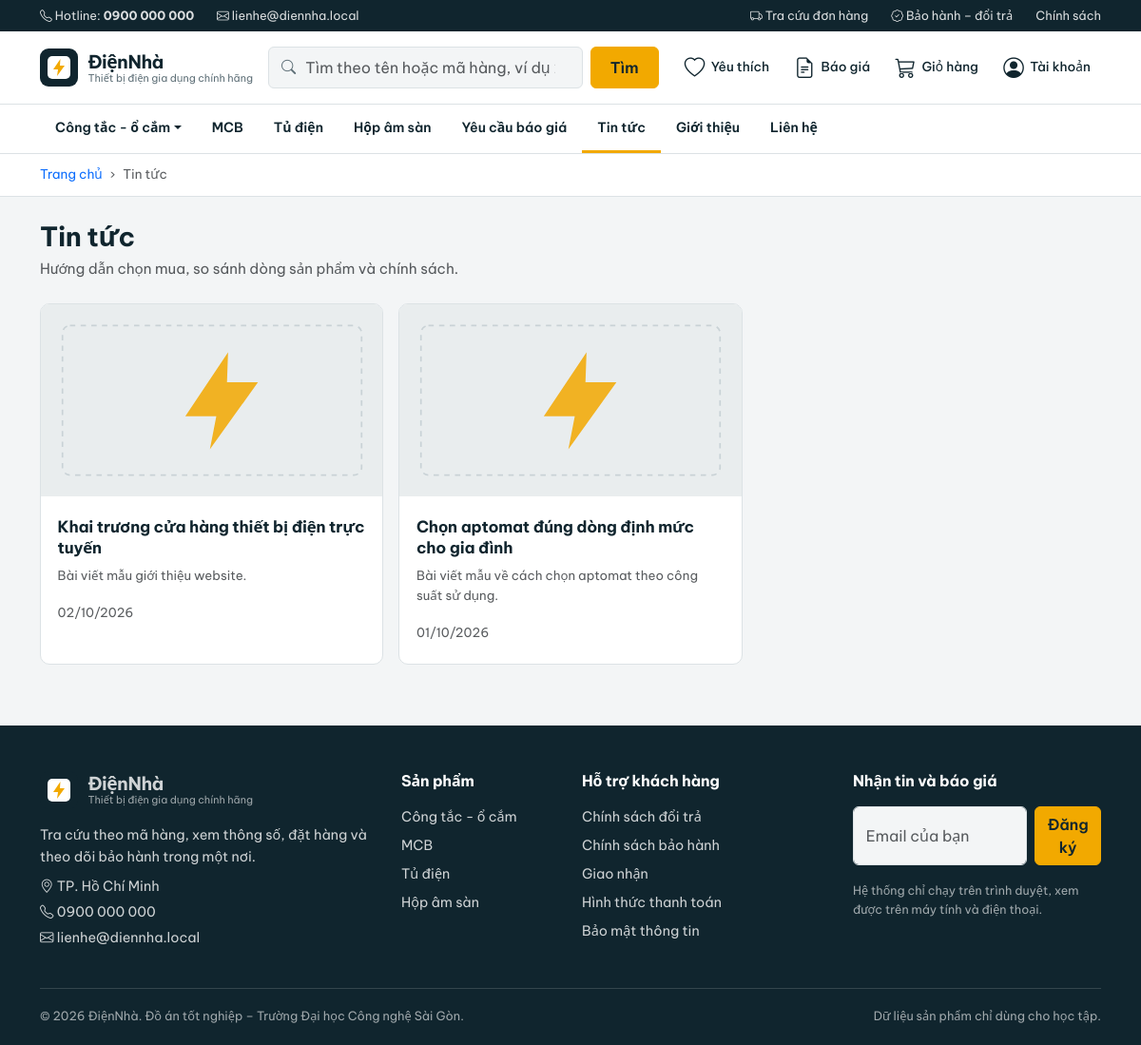
The app's page /tin-tuc.php with its own data.
### tables this page shows
CREATE TABLE DANHMUC (
  MaDM    INT AUTO_INCREMENT PRIMARY KEY,
  TenDM   VARCHAR(100) NOT NULL,
  MaDMCha INT NULL,
  CONSTRAINT FK_DANHMUC_Cha FOREIGN KEY (MaDMCha) REFERENCES DANHMUC(MaDM)
);

CREATE TABLE TINTUC (
  MaTin     INT AUTO_INCREMENT PRIMARY KEY,
  MaND      INT NOT NULL,
  TieuDe    VARCHAR(200) NOT NULL,
  NoiDung   TEXT NOT NULL,
  NgayDang  DATETIME NOT NULL DEFAULT CURRENT_TIMESTAMP,
  TrangThai TINYINT(1) NOT NULL DEFAULT 1,
  CONSTRAINT FK_TINTUC_NGUOIDUNG FOREIGN KEY (MaND) REFERENCES NGUOIDUNG(MaND)
);

### includes/helpers.php (called while the page is built, shortened)
<?php
function e($value): string
{
    return htmlspecialchars((string) $value, ENT_QUOTES, 'UTF-8');
}
function url(string $path = ''): string
{
    return BASE_URL . '/' . ltrim($path, '/');
}
function asset(string $path): string
{
    return BASE_URL . '/assets/' . ltrim($path, '/');
}
function is_active(string $current, string $key): string
{
    return $current === $key ? ' active' : '';
}

### includes/auth.php (called while the page is built, shortened)
<?php
function auth_user(bool $refresh = false): ?array
{
    static $loaded = false, $user = null;
    if ($loaded && !$refresh) {
        return $user;
    }
    $loaded = true;
    $user   = null;
    $id = (int) ($_SESSION['uid'] ?? 0);
    if ($id <= 0) {
        return null;
    }
    $row = db_one(
        'SELECT n.MaND, n.HoTen, n.Email, n.SoDienThoai, n.TrangThai, n.MatKhauBam, v.TenVT
           FROM NGUOIDUNG n JOIN VAITRO v ON v.MaVT = n.MaVT
          WHERE n.MaND = ?',
        [$id]
    );
    $role = $row ? (AUTH_ROLE_CODES[$row['TenVT']] ?? '') : '';
    unset($row['MatKhauBam']);
    $row['role'] = $role;
    $user = $row;
    return $user;
}

### includes/db.php (called while the page is built, shortened)
<?php
function db(): PDO
{
    static $pdo = null;
    if ($pdo instanceof PDO) {
        return $pdo;
    }
    $dsn = sprintf('mysql:host=%s;dbname=%s;charset=%s', DB_HOST, DB_NAME, DB_CHARSET);
    $offset = (new DateTime('now', new DateTimeZone(date_default_timezone_get())))->format('P');
    try {
        $pdo = new PDO($dsn, DB_USER, DB_PASS, [
            PDO::ATTR_ERRMODE            => PDO::ERRMODE_EXCEPTION,
            PDO::ATTR_DEFAULT_FETCH_MODE => PDO::FETCH_ASSOC,
            PDO::ATTR_EMULATE_PREPARES   => false,
            PDO::MYSQL_ATTR_INIT_COMMAND => "SET NAMES utf8mb4 COLLATE utf8mb4_unicode_ci, time_zone = '" . $offset . "'",
        ]);
    } catch (PDOException $ex) {
        http_response_code(500);
        error_log('[DB] ' . $ex->getMessage());
        exit('Không kết nối được cơ sở dữ liệu. Hãy bật MySQL trong WampServer, import database/schema.sql '
           . 'và kiểm tra DB_* trong config/config.php.');
    }
    return $pdo;
}
function db_all(string $sql, array $params = []): array
{
    $st = db()->prepare($sql);
    $st->execute($params);
    return $st->fetchAll();
}
function db_val(string $sql, array $params = [])
{
    $st = db()->prepare($sql);
    $st->execute($params);
    $v = $st->fetchColumn();
    return $v === false ? null : $v;
}

### includes/shop.php (called while the page is built, shortened)
<?php
function shop_categories(): array
{
    static $cache = null;
    if ($cache !== null) {
        return $cache;
    }
    $rows = db_all(
        'SELECT d.MaDM, d.TenDM, d.MaDMCha,
                (SELECT COUNT(*) FROM SANPHAM s WHERE s.TrangThai = 1 AND s.MaDM = d.MaDM) AS Dem
           FROM DANHMUC d ORDER BY d.MaDM'
    );
    $roots = [];
    $children = [];
    foreach ($rows as $r) {
        if ($r['MaDMCha'] === null) {
            $roots[(int) $r['MaDM']] = ['id' => (int) $r['MaDM'], 'name' => $r['TenDM'], 'own' => (int) $r['Dem'], 'children' => []];
        } else {
            $children[] = $r;
        }
    }
    foreach ($children as $c) {
        $pid = (int) $c['MaDMCha'];
        if (isset($roots[$pid])) {
            $roots[$pid]['children'][] = ['id' => (int) $c['MaDM'], 'name' => $c['TenDM'], 'count' => (int) $c['Dem']];
        }
    }
    $i = 0;
    $cache = [];
    foreach ($roots as $r) {
        $count = $r['own'];
        foreach ($r['children'] as $c) {
            $count += $c['count'];
        }
        $cache[] = [
            'id'       => $r['id'],
            'name'     => $r['name'],
            'icon'     => SHOP_CATEGORY_ICONS[$i % count(SHOP_CATEGORY_ICONS)],
            'count'    => $count,
            'children' => $r['children'],
        ];
        $i++;
    }
    return $cache;
}
function shop_series(): array
{
    static $cache = null;
    if ($cache === null) {
        $cache = array_map(
            static fn($r) => ['id' => (int) $r['MaDong'], 'name' => $r['TenDong'], 'brand' => SHOP_BRAND],
            db_all('SELECT MaDong, TenDong FROM DONGSANPHAM ORDER BY TenDong')
        );
    }
    return $cache;
}
function news_base_sql(): string
{
    return 'SELECT t.MaTin, t.TieuDe, t.NoiDung, t.NgayDang, t.TrangThai, u.HoTen
              FROM TINTUC t JOIN NGUOIDUNG u ON u.MaND = t.MaND';
}
function news_list(int $page = 1, int $perPage = 9): array
{
    $total = (int) db_val('SELECT COUNT(*) FROM TINTUC WHERE TrangThai = 1');
    $pages = max(1, (int) ceil($total / $perPage));
    $page  = min(max(1, $page), $pages);
    $rows  = db_all(
        news_base_sql() . ' WHERE t.TrangThai = 1 ORDER BY t.NgayDang DESC, t.MaTin DESC LIMIT '
        . (int) $perPage . ' OFFSET ' . (int) (($page - 1) * $perPage)
    );
    return ['rows' => array_map('news_row', $rows), 'total' => $total, 'page' => $page, 'pages' => $pages];
}

### tin-tuc.php (the view, shortened to what this page needs)
<?php
$list = news_list(max(1, (int) ($_GET['trang'] ?? 1)));
page_begin('Tin tức', ['Tin tức' => null], 'tin-tuc');
?>
<div class="container">
    <?php if (!$list['rows']): ?>
    <p class="text-muted py-4">Chưa có bài viết nào.</p>
    <?php else: ?>
    <div class="row g-3">
        <?php foreach ($list['rows'] as $n): ?>
        <div class="col-md-6 col-lg-4"><article class="news-card">
            <a href="<?= url('tin-tuc-chi-tiet.php?id=' . $n['id']) ?>"><img src="<?= asset('images/placeholder-news.svg') ?>" alt="" loading="lazy"></a>
            <div class="body"><h3><a href="<?= url('tin-tuc-chi-tiet.php?id=' . $n['id']) ?>"><?= e($n['title']) ?></a></h3><p class="text-muted small"><?= e($n['summary']) ?></p><span class="small text-muted"><?= e($n['date']) ?></span></div>
        </article></div>
        <?php endforeach; ?>
    </div>
    <?php endif; ?>
</div>
<?php page_end(); ?>

### includes/header.php (shortened to what this page needs)
<?php
$cartCount     = cart_count();
$wishCount     = count(wish_ids());
$navCategories = shop_categories();
$navSeries     = shop_series();
?>
<header class="site-header">
    <div class="utility-bar d-none d-md-block">
        <div class="container d-flex justify-content-between align-items-center">
            <div class="d-flex gap-4">
                <span><i class="bi bi-telephone"></i> Hotline: <strong><?= e(SITE_HOTLINE) ?></strong></span>
                <span><i class="bi bi-envelope"></i> <?= e(SITE_EMAIL) ?></span>
            </div>
            <div class="d-flex gap-4">
                <a href="<?= url('don-hang.php') ?>"><i class="bi bi-truck"></i> Tra cứu đơn hàng</a>
                <a href="<?= url('bao-hanh.php') ?>"><i class="bi bi-patch-check"></i> Bảo hành – đổi trả</a>
                <a href="<?= url('chinh-sach.php') ?>">Chính sách</a>
            </div>
        </div>
    </div>
    <div class="main-bar">
        <div class="container d-flex align-items-center gap-3">
            <a class="brand" href="<?= url('index.php') ?>" aria-label="<?= e(SITE_NAME) ?> – trang chủ">
                <img src="<?= asset('images/logo.svg') ?>" width="40" height="40" alt="">
                <span class="brand-text"><strong><?= e(SITE_NAME) ?></strong><small><?= e(SITE_TAGLINE) ?></small></span>
            </a>
            <form class="search-form flex-grow-1 d-none d-md-flex" action="<?= url('san-pham.php') ?>" method="get" role="search">
                <i class="bi bi-search"></i>
                <input type="search" name="q" class="form-control" placeholder="Tìm theo tên hoặc mã hàng, ví dụ 282434-C" aria-label="Tìm sản phẩm">
                <button class="btn btn-accent" type="submit">Tìm</button>
            </form>
            <nav class="header-actions ms-auto" aria-label="Tiện ích">
                <a class="action" href="<?= url('yeu-thich.php') ?>" title="Yêu thích">
                    <i class="bi bi-heart"></i><span class="count wish-count"<?= $wishCount > 0 ? '' : ' hidden' ?>><?= (int) $wishCount ?></span><span class="label d-none d-xl-block">Yêu thích</span>
                </a>
                <a class="action" href="<?= url('bao-gia.php') ?>" title="Yêu cầu báo giá">
                    <i class="bi bi-file-earmark-text"></i><span class="label d-none d-xl-block">Báo giá</span>
                </a>
                <a class="action" href="<?= url('gio-hang.php') ?>" title="Giỏ hàng">
                    <i class="bi bi-cart3"></i><span class="count cart-count"<?= $cartCount > 0 ? '' : ' hidden' ?>><?= (int) $cartCount ?></span><span class="label d-none d-xl-block">Giỏ hàng</span>
                </a>
                <?php $hdrUser = auth_user(); ?>
                <div class="dropdown">
                    <a class="action" href="#" role="button" data-bs-toggle="dropdown" aria-expanded="false">
                        <i class="bi bi-person-circle"></i><span class="label d-none d-xl-block"><?= $hdrUser ? e(mb_strimwidth($hdrUser['HoTen'], 0, 14, '…', 'UTF-8')) : 'Tài khoản' ?></span>
                    </a>
                </div>
            </nav>
        </div>
    </div>
    <nav class="category-nav d-none d-lg-block" aria-label="Danh mục sản phẩm">
        <div class="container">
            <ul class="nav">
                <?php foreach ($navCategories as $i => $c):
                    $seriesGroups = [];
                    if ($i === 0) {
                        if ($navSeries) { $seriesGroups['Dòng sản phẩm'] = $navSeries; }
                    }
                    $isMega = $i === 0 && ($seriesGroups || $c['children']);
                ?>
                <?php if ($isMega): ?>
                <li class="nav-item dropdown mega">
                    <a class="nav-link dropdown-toggle<?= is_active($navKey ?? '', 'cong-tac') ?>" href="<?= url('san-pham.php?danh-muc=' . $c['id']) ?>" data-bs-toggle="dropdown" data-bs-auto-close="outside"><?= e($c['name']) ?></a>
                </li>
                <?php else: ?>
                <li class="nav-item"><a class="nav-link" href="<?= url('san-pham.php?danh-muc=' . $c['id']) ?>"><?= e($c['name']) ?></a></li>
                <?php endif; ?>
                <?php endforeach; ?>
                <li class="nav-item"><a class="nav-link<?= is_active($navKey ?? '', 'bao-gia') ?>" href="<?= url('bao-gia.php') ?>">Yêu cầu báo giá</a></li>
                <li class="nav-item"><a class="nav-link<?= is_active($navKey ?? '', 'tin-tuc') ?>" href="<?= url('tin-tuc.php') ?>">Tin tức</a></li>
                <li class="nav-item"><a class="nav-link<?= is_active($navKey ?? '', 'gioi-thieu') ?>" href="<?= url('gioi-thieu.php') ?>">Giới thiệu</a></li>
                <li class="nav-item"><a class="nav-link<?= is_active($navKey ?? '', 'lien-he') ?>" href="<?= url('lien-he.php') ?>">Liên hệ</a></li>
            </ul>
        </div>
    </nav>
</header>

### includes/footer.php (shortened to what this page needs)
<footer class="site-footer">
    <div class="container">
        <div class="row g-4">
            <div class="col-lg-4">
                <a class="brand brand-light mb-3" href="<?= url('index.php') ?>">
                    <img src="<?= asset('images/logo.svg') ?>" width="40" height="40" alt="">
                    <span class="brand-text"><strong><?= e(SITE_NAME) ?></strong><small><?= e(SITE_TAGLINE) ?></small></span>
                </a>
                <p class="mb-2">Tra cứu theo mã hàng, xem thông số, đặt hàng và theo dõi bảo hành trong một nơi.</p>
                <p class="mb-1"><i class="bi bi-geo-alt"></i> <?= e(SITE_ADDRESS) ?></p>
                <p class="mb-1"><i class="bi bi-telephone"></i> <?= e(SITE_HOTLINE) ?></p>
                <p class="mb-0"><i class="bi bi-envelope"></i> <?= e(SITE_EMAIL) ?></p>
            </div>
            <div class="col-6 col-lg-2">
                <h6>Sản phẩm</h6>
                <ul class="list-unstyled">
                    <?php foreach (array_slice(shop_categories(), 0, 5) as $c): ?>
                    <li><a href="<?= url('san-pham.php?danh-muc=' . $c['id']) ?>"><?= e($c['name']) ?></a></li>
                    <?php endforeach; ?>
                </ul>
            </div>
            <div class="col-6 col-lg-3">
                <h6>Hỗ trợ khách hàng</h6>
                <ul class="list-unstyled">
                    <li><a href="<?= url('chinh-sach.php#doi-tra') ?>">Chính sách đổi trả</a></li>
                    <li><a href="<?= url('chinh-sach.php#bao-hanh') ?>">Chính sách bảo hành</a></li>
                    <li><a href="<?= url('chinh-sach.php#giao-nhan') ?>">Giao nhận</a></li>
                    <li><a href="<?= url('chinh-sach.php#thanh-toan') ?>">Hình thức thanh toán</a></li>
                    <li><a href="<?= url('chinh-sach.php#bao-mat') ?>">Bảo mật thông tin</a></li>
                </ul>
            </div>
            <div class="col-lg-3">
                <h6>Nhận tin và báo giá</h6>
                <form class="newsletter" action="<?= url('dang-ky-nhan-tin.php') ?>" method="post">
                    <input id="ft-email" name="email" type="email" class="form-control" placeholder="Email của bạn" maxlength="150" required>
                    <button type="submit" class="btn btn-accent">Đăng ký</button>
                </form>
                <p class="small mt-3 mb-0 text-footer-muted">Hệ thống chỉ chạy trên trình duyệt, xem được trên máy tính và điện thoại.</p>
            </div>
        </div>
        <div class="footer-bottom d-flex flex-wrap justify-content-between gap-2">
            <span>© 2026 <?= e(SITE_NAME) ?>. Đồ án tốt nghiệp – Trường Đại học Công nghệ Sài Gòn.</span>
            <span>Dữ liệu sản phẩm chỉ dùng cho học tập.</span>
        </div>
    </div>
</footer>
</body>
</html>

### records on screen
danhmuc: TenDM "Công tắc - ổ cắm"
danhmuc: TenDM "MCB"
danhmuc: TenDM "Tủ điện"
danhmuc: TenDM "Hộp âm sàn"
tintuc: TieuDe "Khai trương cửa hàng thiết bị điện trực tuyến", NoiDung "Bài viết mẫu giới thiệu website.", date "02/10/2026"
tintuc: TieuDe "Chọn aptomat đúng dòng định mức cho gia đình", NoiDung "Bài viết mẫu về cách chọn aptomat theo công suất sử dụng.", date "01/10/2026"

### other values on screen
SITE_HOTLINE "0900 000 000"
SITE_EMAIL "lienhe@diennha.local"
SITE_NAME "ĐiệnNhà"
SITE_TAGLINE "Thiết bị điện gia dụng chính hãng"
$label "Tin tức"
$title "Tin tức"
$sub "Hướng dẫn chọn mua, so sánh dòng sản phẩm và chính sách."
SITE_ADDRESS "TP. Hồ Chí Minh"
